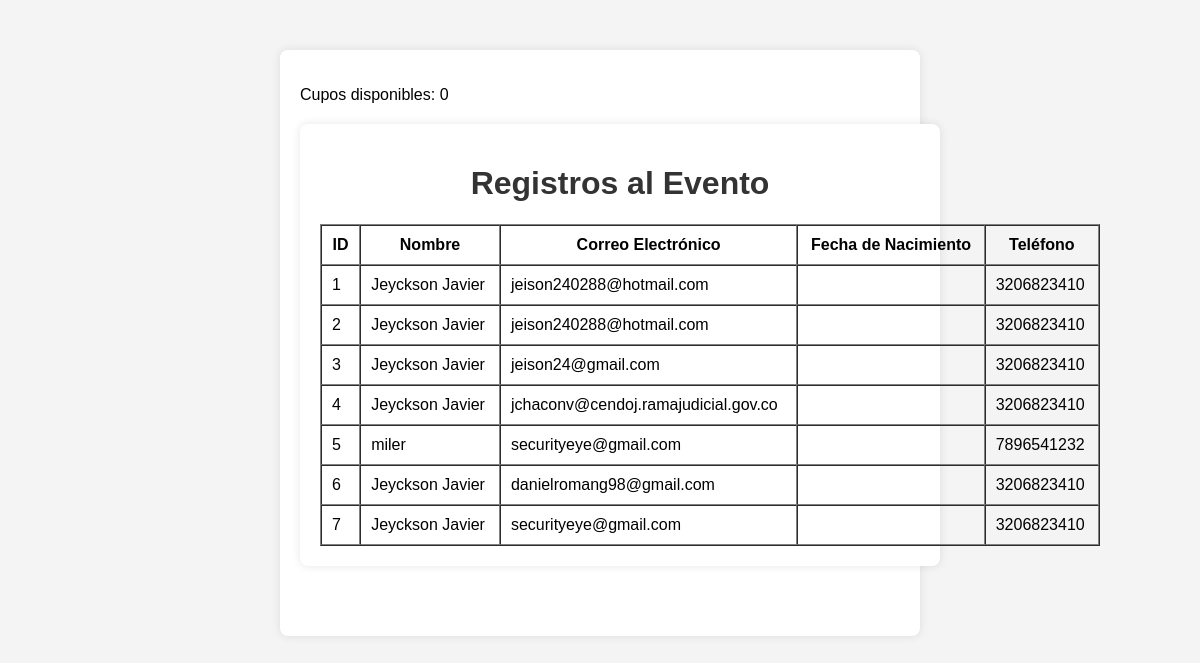
Page /registros on the earlier database version.
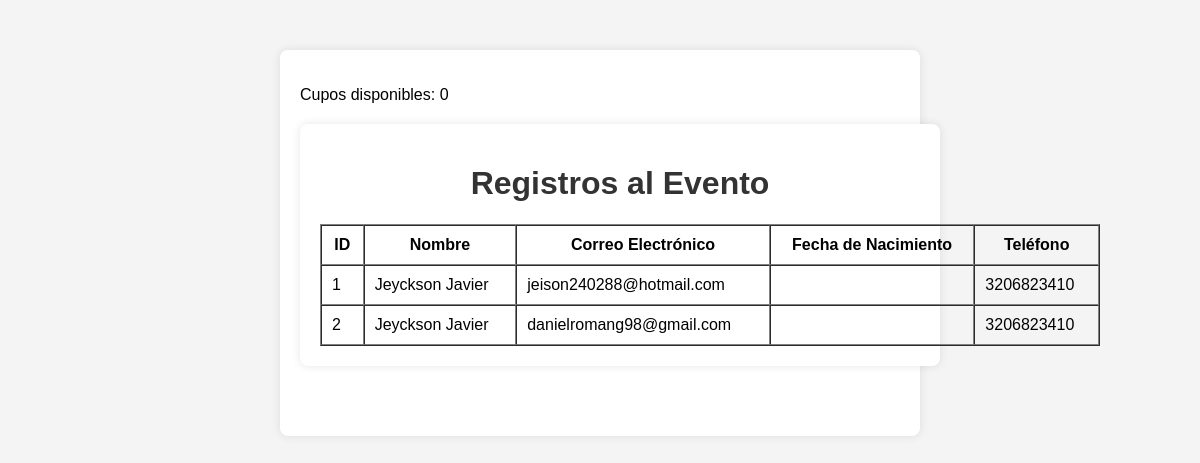
Same page on the later database version.
### tables this page shows
CREATE TABLE registros (
    id INTEGER PRIMARY KEY,
    name TEXT,
    cedula TEXT,
    oficina TEXT,
    phone TEXT,
    email TEXT,
    espera INTEGER
);

### app.py (the view)
@app.route('/registros')
def registros():
    conn = get_db_connection()
    registros = conn.execute('SELECT * FROM registros').fetchall()
    acompanantes = conn.execute('SELECT * FROM acompanantes').fetchall()
    conn.close()
    return render_template('registros.html', registros=registros, acompanantes=acompanantes)

### app.py (called while the page is built)
def get_db_connection():
    conn = sqlite3.connect('registros_evento.db')
    conn.row_factory = sqlite3.Row
    return conn

### templates/registros.html (shortened to what this page needs)
<!DOCTYPE html>
<html lang="es">
<head>
    <link rel="stylesheet" href="{{ url_for('static', filename='css/style.css') }}">
</head>
<body>
    <div class="container">
        <p>Cupos disponibles: <span id="cupos-disponibles">{{ cupos_disponibles }}</span></p>
    <div class="container" style="width: 130%; margin-top: 20px;">
        <h1>Registros al Evento</h1>
        <table border="1" cellspacing="0" cellpadding="10" style="width: 130%; margin-top: 20px;">
            <thead>
                <tr>
                    <th>ID</th>
                    <th>Nombre</th>
                    <th>Correo Electrónico</th>
                    <th>Fecha de Nacimiento</th>
                    <th>Teléfono</th>
                </tr>
            </thead>
            <tbody>
                {% for registro in registros %}
                <tr>
                    <td>{{ registro.id }}</td>
                    <td>{{ registro.name }}</td>
                    <td>{{ registro.email }}</td>
                    <td>{{ registro.dob }}</td>
                    <td>{{ registro.phone }}</td>
                </tr>
                {% endfor %}
            </tbody>
        </table>
    </div>
</body>
</html>

### static/css/style.css (style rules this page uses)
body { font-family: Arial, sans-serif; background-color: #f4f4f4; margin: 0; padding: 0; }
.container { width: 100%; max-width: 600px; margin: 50px auto; background-color: white; padding: 20px; box-shadow: 0px 0px 10px rgba(0, 0, 0, 0.1); border-radius: 8px; }
h1 { text-align: center; color: #333; }

Differences in the rows shown:
removed registros: id "3", name "Jeyckson Javier", email "jeison24@gmail.com", phone "3206823410"
removed registros: id "4", name "Jeyckson Javier", email "jchaconv@cendoj.ramajudicial.gov.co", phone "3206823410"
removed registros: id "5", name "miler", email "securityeye@gmail.com", phone "7896541232"
removed registros: id "6", name "Jeyckson Javier", email "danielromang98@gmail.com", phone "3206823410"
removed registros: id "7", name "Jeyckson Javier", email "securityeye@gmail.com", phone "3206823410"
changed registros id 2: email "jeison240288@hotmail.com" → "danielromang98@gmail.com"
